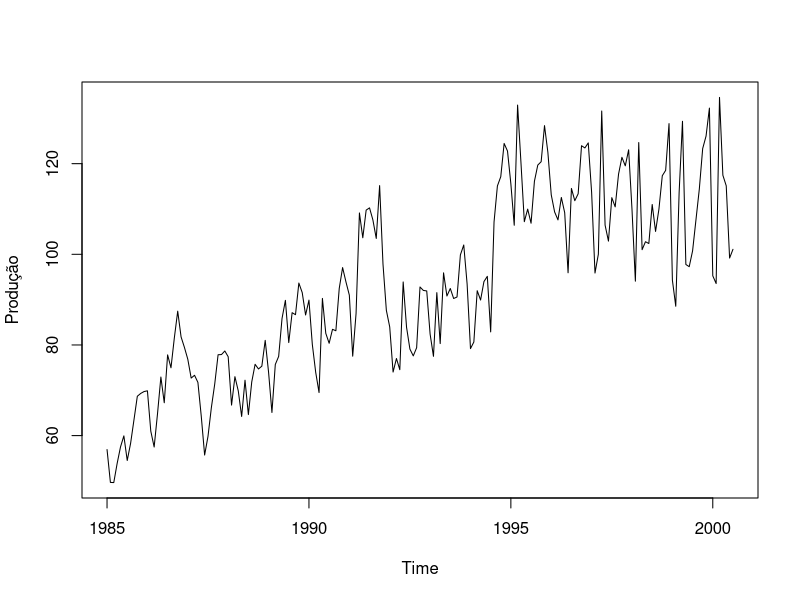
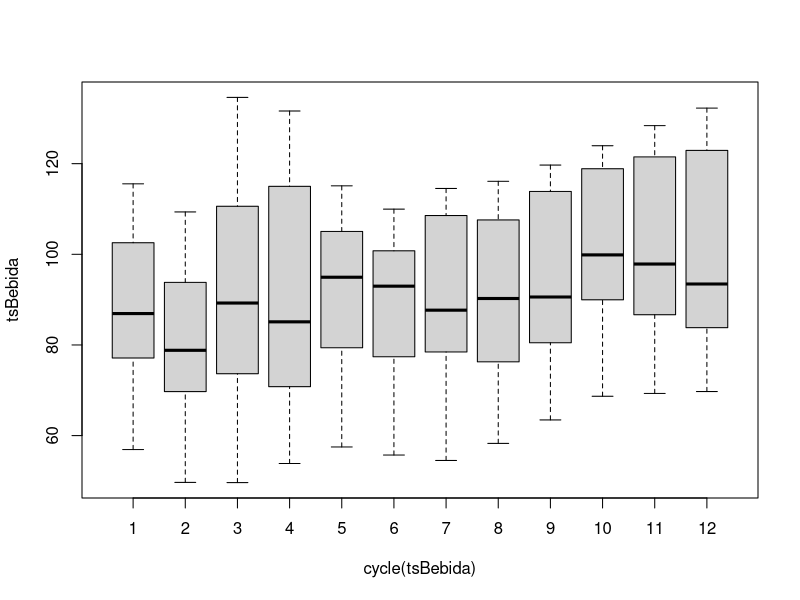
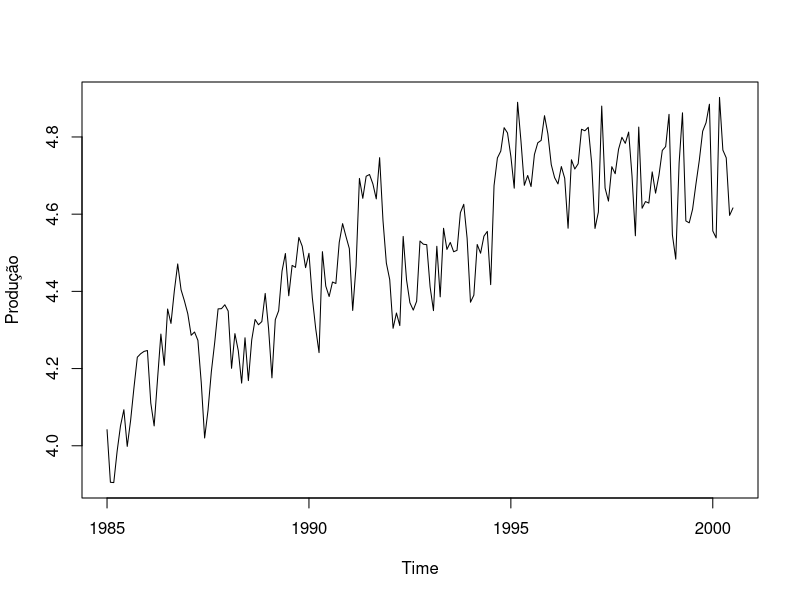
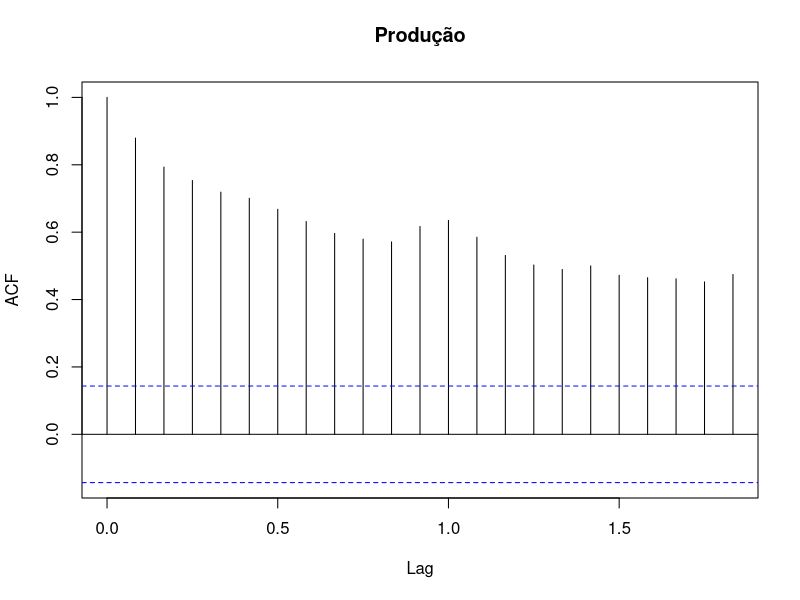
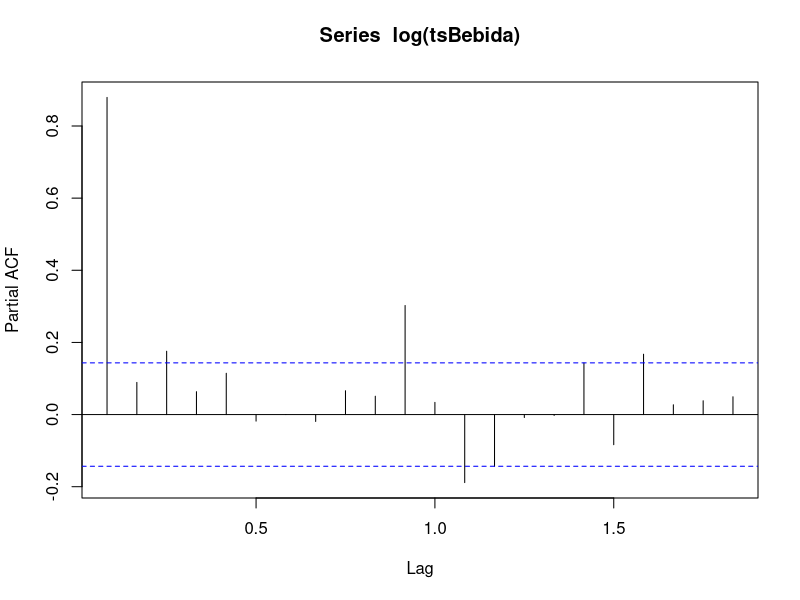
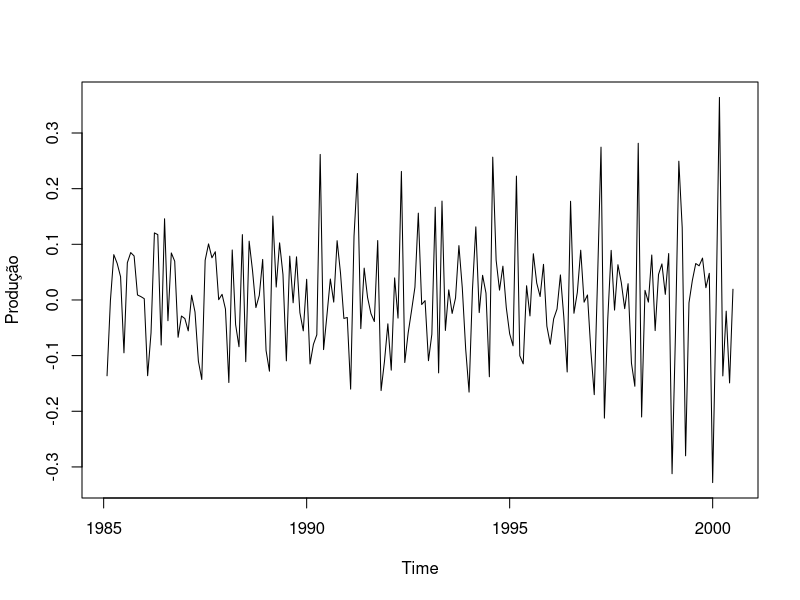
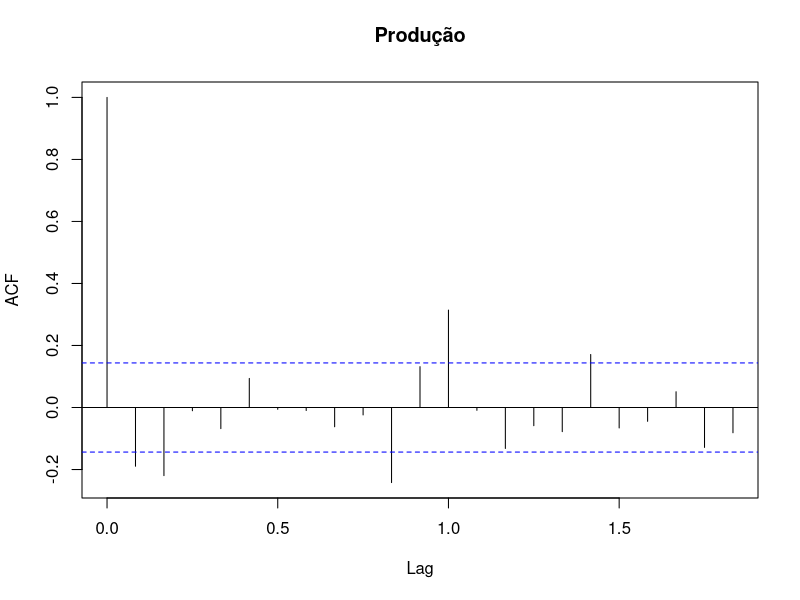
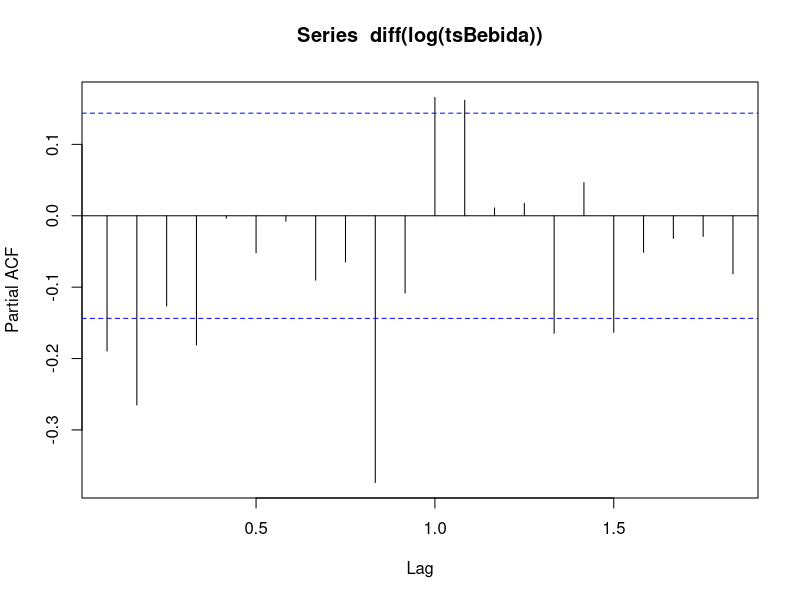

Generate these figures, in order, with R:
library(readxl)
BEBIDA <- read_excel("dados/BEBIDA.xlsx")
View(BEBIDA)


tsBebida= ts(BEBIDA,frequency=12,start=c(1985,1))
plot(tsBebida)

boxplot(tsBebida~cycle(tsBebida))

plot(log(tsBebida))

acf(log(tsBebida))

pacf(log(tsBebida))

plot(diff(log(tsBebida)))

acf(diff(log(tsBebida)))

pacf(diff(log(tsBebida)))



library(tseries)
adf.test(diff(log(tsBebida)), alternative="stationary", k=0)



ajuste <- arima(log(tsBebida), c(0, 1, 1), seasonal = list(order = c(0, 1, 1), period = 12))
pred <- predict(ajuste, n.ahead = 2*12)
ts.plot(tsBebida, exp(pred$pred), lty = c(1,3))
ts.plot(tsBebida, exp(pred$pred), log = "y", lty = c(1,3))